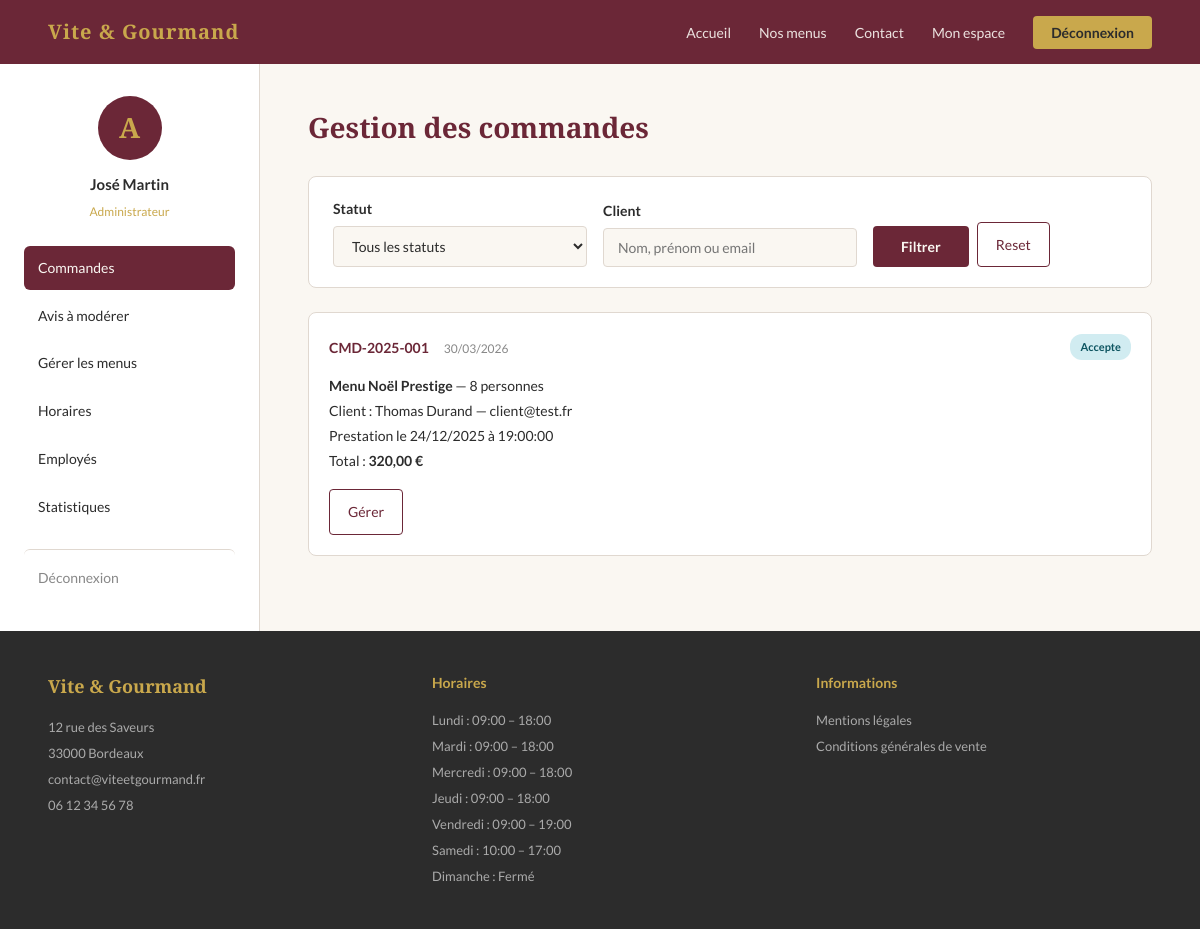
The app's page /public?page=espace-admin (signed in) with its own data.
### tables this page shows
CREATE TABLE commande (
    commande_id INT AUTO_INCREMENT PRIMARY KEY,
    numero_cmd VARCHAR(50) NOT NULL UNIQUE,
    utilisateur_id INT NOT NULL,
    menu_id INT NOT NULL,
    date_commande DATETIME DEFAULT CURRENT_TIMESTAMP,
    date_prestation DATE NOT NULL,
    heure_livraison TIME NOT NULL,
    adresse_livraison VARCHAR(255) NOT NULL,
    ville_livraison VARCHAR(100) NOT NULL,
    nb_personnes INT NOT NULL,
    prix_menu DOUBLE NOT NULL,
    prix_livraison DOUBLE DEFAULT 0,
    remise BOOLEAN DEFAULT FALSE,
    prix_total DOUBLE NOT NULL,
    pret_materiel BOOLEAN DEFAULT FALSE,
    statut_actuel VARCHAR(50) DEFAULT 'en_attente',
    motif_annulation TEXT,
    mode_contact VARCHAR(50),
    FOREIGN KEY (utilisateur_id) REFERENCES utilisateur(utilisateur_id),
    FOREIGN KEY (menu_id) REFERENCES menu(menu_id)
);

CREATE TABLE menu (
    menu_id INT AUTO_INCREMENT PRIMARY KEY,
    titre VARCHAR(100) NOT NULL,
    description TEXT,
    nb_pers_min INT NOT NULL,
    prix_base DOUBLE NOT NULL,
    conditions TEXT,
    stock INT DEFAULT 0,
    actif BOOLEAN DEFAULT TRUE,
    theme_id INT,
    regime_id INT,
    FOREIGN KEY (theme_id) REFERENCES theme(theme_id),
    FOREIGN KEY (regime_id) REFERENCES regime(regime_id)
);

CREATE TABLE utilisateur (
    utilisateur_id INT AUTO_INCREMENT PRIMARY KEY,
    email VARCHAR(100) NOT NULL UNIQUE,
    password VARCHAR(255) NOT NULL,
    nom VARCHAR(50) NOT NULL,
    prenom VARCHAR(50) NOT NULL,
    gsm VARCHAR(20),
    adresse VARCHAR(255),
    ville VARCHAR(100),
    actif BOOLEAN DEFAULT TRUE,
    role_id INT NOT NULL,
    FOREIGN KEY (role_id) REFERENCES role(role_id)
);

CREATE TABLE horaire (
    horaire_id INT AUTO_INCREMENT PRIMARY KEY,
    jour ENUM('lundi','mardi','mercredi','jeudi','vendredi','samedi','dimanche') NOT NULL,
    heure_ouverture VARCHAR(5),
    heure_fermeture VARCHAR(5)
);

### src/views/espace-admin.php (the view, shortened to what this page needs)
<section class="espace-section">
    <div class="espace-sidebar">
        <div class="espace-avatar">A</div>
        <div class="espace-nom"><?= htmlspecialchars($_SESSION['user']['prenom']) ?> <?= htmlspecialchars($_SESSION['user']['nom']) ?></div>
        <div class="espace-email" style="color:var(--or)">Administrateur</div>
        <nav class="espace-nav">
            <a href="<?= APP_URL ?>?page=espace-admin&action=commandes" <?= $action === 'commandes' ? 'class="active"' : '' ?>>Commandes</a>
            <a href="<?= APP_URL ?>?page=espace-admin&action=avis" <?= $action === 'avis' ? 'class="active"' : '' ?>>Avis à modérer</a>
            <a href="<?= APP_URL ?>?page=espace-admin&action=menus" <?= $action === 'menus' ? 'class="active"' : '' ?>>Gérer les menus</a>
            <a href="<?= APP_URL ?>?page=espace-admin&action=horaires" <?= $action === 'horaires' ? 'class="active"' : '' ?>>Horaires</a>
            <a href="<?= APP_URL ?>?page=espace-admin&action=employes" <?= $action === 'employes' ? 'class="active"' : '' ?>>Employés</a>
            <a href="<?= APP_URL ?>?page=espace-admin&action=stats" <?= $action === 'stats' ? 'class="active"' : '' ?>>Statistiques</a>
            <a href="<?= APP_URL ?>?page=deconnexion" class="espace-nav-logout">Déconnexion</a>
        </nav>
    </div>
    <div class="espace-content">
        <?php if ($action === 'commandes'): ?>
            <h1>Gestion des commandes</h1>
            <form method="GET" action="" class="employe-filtres">
                <div class="filtres-grid">
                    <div class="form-group">
                        <label>Statut</label>
                        <select name="statut">
                            <option value="">Tous les statuts</option>
                        </select>
                    </div>
                    <div class="form-group">
                        <label>Client</label>
                        <input type="text" name="client" value="<?= htmlspecialchars($_GET['client'] ?? '') ?>" placeholder="Nom, prénom ou email">
                    </div>
                    <div class="form-group filtres-btn">
                        <button type="submit" class="btn-primary">Filtrer</button>
                        <a href="<?= APP_URL ?>?page=espace-admin&action=commandes" class="btn-outline-dark">Reset</a>
                    </div>
                </div>
            </form>
            <div class="commandes-liste">
                <?php if (empty($commandes)): ?>
                    <p style="color:var(--gris);text-align:center;padding:32px">Aucune commande trouvée.</p>
                <?php else: ?>
                    <?php foreach ($commandes as $c): ?>
                    <div class="commande-item">
                        <div class="commande-item-header">
                            <div>
                                <span class="commande-ref"><?= htmlspecialchars($c['numero_cmd']) ?></span>
                                <span class="commande-date"><?= date('d/m/Y', strtotime($c['date_commande'])) ?></span>
                            </div>
                            <span class="statut-badge statut-<?= $c['statut_actuel'] ?>">
                                <?= ucfirst(str_replace('_', ' ', $c['statut_actuel'])) ?>
                            </span>
                        </div>
                        <div class="commande-item-body">
                            <p><strong><?= htmlspecialchars($c['menu_titre']) ?></strong> — <?= $c['nb_personnes'] ?> personnes</p>
                            <p>Client : <?= htmlspecialchars($c['prenom']) ?> <?= htmlspecialchars($c['nom']) ?> — <?= htmlspecialchars($c['email']) ?></p>
                            <p>Prestation le <?= date('d/m/Y', strtotime($c['date_prestation'])) ?> à <?= $c['heure_livraison'] ?></p>
                            <p>Total : <strong><?= number_format($c['prix_total'], 2, ',', ' ') ?> €</strong></p>
                        </div>
                        <div class="commande-item-actions">
                            <a href="<?= APP_URL ?>?page=espace-admin&action=detail-commande&id=<?= $c['commande_id'] ?>" class="btn-outline-dark">Gérer</a>
                        </div>
                    </div>
                    <?php endforeach; ?>
                <?php endif; ?>
            </div>
        <?php else: ?>
            <p style="color:var(--gris);padding:32px">Sélectionnez une section dans le menu.</p>
        <?php endif; ?>
    </div>
</section>

### src/views/layout/footer.php (shortened to what this page needs)
</main>
<footer class="footer">
    <div class="footer-col">
        <div class="footer-logo">Vite &amp; Gourmand</div>
        <p>12 rue des Saveurs<br>33000 Bordeaux<br>contact@viteetgourmand.fr<br>06 12 34 56 78</p>
    </div>
    <div class="footer-col">
        <div class="footer-titre">Horaires</div>
        <?php
        $pdo = getDB();
        $horaires = $pdo->query("SELECT * FROM horaire ORDER BY horaire_id")->fetchAll();
        foreach ($horaires as $h):
        ?>
            <p>
                <?= ucfirst($h['jour']) ?> :
                <?= $h['heure_ouverture'] ? $h['heure_ouverture'] . ' – ' . $h['heure_fermeture'] : 'Fermé' ?>
            </p>
        <?php endforeach; ?>
    </div>
    <div class="footer-col">
        <div class="footer-titre">Informations</div>
        <ul>
            <li><a href="<?= APP_URL ?>?page=mentions">Mentions légales</a></li>
            <li><a href="<?= APP_URL ?>?page=cgv">Conditions générales de vente</a></li>
        </ul>
    </div>
</footer>
</body>
</html>

### public/assets/css/style.css (style rules this page uses)
:root { --bordeaux: #6B2737; --or: #C9A84C; --fond: #FAF7F2; --texte: #2C2C2C; --gris: #888888; --blanc: #ffffff; --bordure: #e0d8d0; }
* { margin: 0; padding: 0; box-sizing: border-box; }
body { font-family: 'Lato', sans-serif; background: var(--fond); color: var(--texte); font-size: 16px; line-height: 1.7; }
h1, h2, h3, h4 { font-family: 'Playfair Display', serif; color: var(--bordeaux); }
a { color: var(--bordeaux); text-decoration: none; }
.btn-primary { background: var(--bordeaux); color: var(--fond); padding: 12px 28px; border-radius: 4px; border: none; font-size: 14px; font-family: 'Lato', sans-serif; font-weight: 700; cursor: pointer; display: inline-block; transition: background 0.2s; }
.form-group { margin-bottom: 20px; }
.form-group label { display: block; font-size: 14px; font-weight: 700; color: var(--texte); margin-bottom: 6px; }
.form-group input, .form-group select, .form-group textarea { width: 100%; padding: 10px 14px; border: 0.5px solid var(--bordure); border-radius: 4px; font-size: 14px; font-family: 'Lato', sans-serif; background: var(--fond); color: var(--texte); transition: border-color 0.2s; }
.footer { background: var(--texte); padding: 40px 48px; display: flex; gap: 48px; justify-content: space-between; flex-wrap: wrap; }
.footer-logo { color: var(--or); font-family: 'Playfair Display', serif; font-size: 18px; font-weight: 700; margin-bottom: 12px; }
.footer-titre { color: var(--or); font-size: 14px; font-weight: 700; margin-bottom: 12px; }
.footer-col { flex: 1; min-width: 180px; }
.footer-col p, .footer-col ul { color: #aaaaaa; font-size: 13px; line-height: 2; }
.footer-col ul { list-style: none; }
.footer-col ul a { color: #aaaaaa; font-size: 13px; }
.filtres-grid { display: flex; gap: 16px; flex-wrap: wrap; align-items: flex-end; }
.filtres-grid .form-group { flex: 1; min-width: 160px; margin-bottom: 0; }
.filtres-btn { display: flex; gap: 8px; align-items: flex-end; }
.btn-outline-dark { background: transparent; color: var(--bordeaux); padding: 10px 18px; border-radius: 4px; border: 1px solid var(--bordeaux); font-size: 14px; font-family: 'Lato', sans-serif; cursor: pointer; display: inline-block; transition: all 0.2s; white-space: nowrap; }
.espace-section { display: flex; min-height: calc(100vh - 64px - 200px); }
.espace-sidebar { width: 260px; flex-shrink: 0; background: var(--blanc); border-right: 0.5px solid var(--bordure); padding: 32px 24px; }
.espace-avatar { width: 64px; height: 64px; border-radius: 50%; background: var(--bordeaux); color: var(--or); font-size: 28px; font-weight: 700; font-family: 'Playfair Display', serif; display: flex; align-items: center; justify-content: center; margin: 0 auto 12px; }
.espace-nom { font-size: 15px; font-weight: 700; color: var(--texte); text-align: center; margin-bottom: 4px; }
.espace-email { font-size: 12px; color: var(--gris); text-align: center; margin-bottom: 24px; }
.espace-nav { display: flex; flex-direction: column; gap: 4px; }
.espace-nav a { padding: 10px 14px; border-radius: 6px; font-size: 14px; color: var(--texte); transition: all 0.2s; }
.espace-nav a.active { background: var(--bordeaux); color: var(--fond); }
.espace-nav-logout { margin-top: 16px; color: var(--gris) !important; border-top: 0.5px solid var(--bordure); padding-top: 16px !important; }
.espace-content { flex: 1; padding: 40px 48px; overflow-y: auto; }
.espace-content h1 { font-size: 28px; margin-bottom: 24px; }
.commandes-liste { display: flex; flex-direction: column; gap: 16px; }
.commande-item { background: var(--blanc); border: 0.5px solid var(--bordure); border-radius: 8px; padding: 20px; transition: border-color 0.2s; }
.commande-item-header { display: flex; justify-content: space-between; align-items: center; margin-bottom: 12px; }
.commande-ref { font-size: 14px; font-weight: 700; color: var(--bordeaux); margin-right: 12px; }
.commande-date { font-size: 12px; color: var(--gris); }
.commande-item-body { font-size: 14px; color: var(--texte); line-height: 1.8; margin-bottom: 16px; }
.commande-item-actions { display: flex; gap: 8px; align-items: center; }
.statut-badge { font-size: 11px; font-weight: 700; padding: 4px 10px; border-radius: 12px; display: inline-block; }
.statut-accepte { background: #D1ECF1; color: #0C5460; }
.employe-filtres { background: var(--blanc); border: 0.5px solid var(--bordure); border-radius: 8px; padding: 20px 24px; margin-bottom: 24px; }

### records on screen
commande: numero_cmd "CMD-2025-001", date_commande "30/03/2026", statut_actuel "Accepte", menu.titre "Menu Noël Prestige", nb_personnes "8", utilisateur.prenom "Thomas", utilisateur.nom "Durand", utilisateur.email "client@test.fr", date_prestation "24/12/2025", heure_livraison "19:00:00", prix_total "320,00"
horaire: jour "Lundi", heure_ouverture "09:00", heure_fermeture "18:00"
horaire: jour "Mardi", heure_ouverture "09:00", heure_fermeture "18:00"
horaire: jour "Mercredi", heure_ouverture "09:00", heure_fermeture "18:00"
horaire: jour "Jeudi", heure_ouverture "09:00", heure_fermeture "18:00"
horaire: jour "Vendredi", heure_ouverture "09:00", heure_fermeture "19:00"
horaire: jour "Samedi", heure_ouverture "10:00", heure_fermeture "17:00"
horaire: jour "Dimanche", shows "Fermé"

### other values on screen
$_SESSION['user']['prenom'] "José"
$_SESSION['user']['nom'] "Martin"
